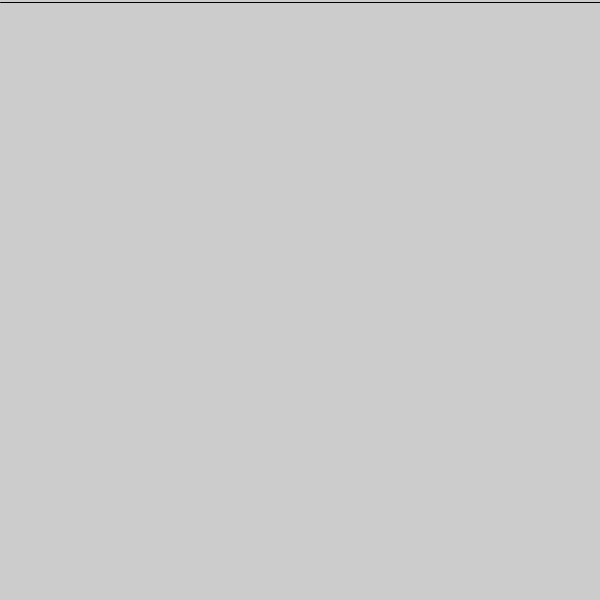
Frame 1 (no input)
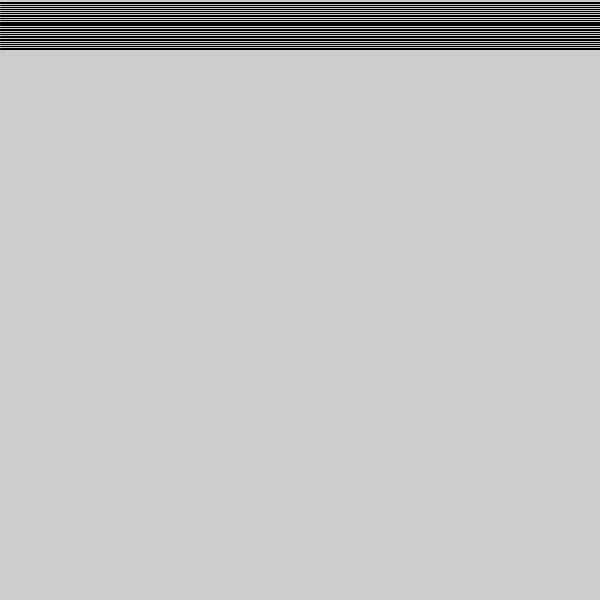
Frame 60 (the mouse pressed at the canvas centre just before this capture)
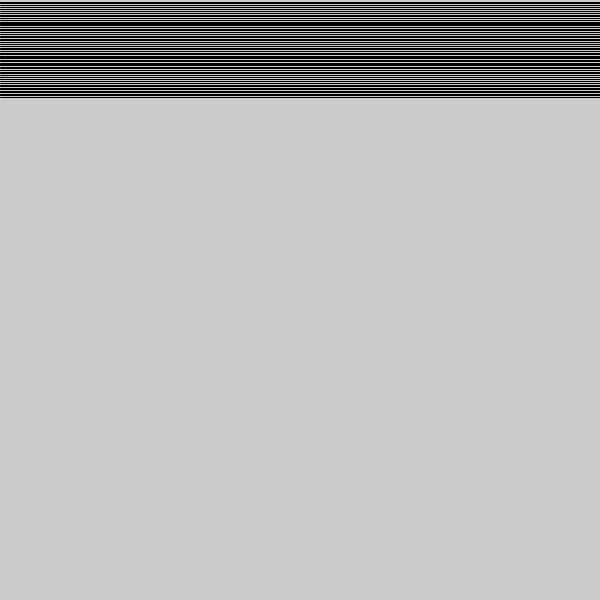
Frame 120 (the mouse held since frame 60 and released just before this capture)

The Processing sketch that drew these frames (run headless with seeded random() and noise(); from frame 60 on, the mouse is pressed at the canvas centre):

// Processing sketch: processing_174210
// ── processing_174210.pde

HLine h1 = new HLine();
float [] speeds = new float[3];
float ypos;

void setup() {
size(600,600);
speeds[0] = 0.1;
speeds[1] = 2.0;
speeds[2] = 0.5;
}

void draw() {
ypos += speeds[int(random(3))];
if (ypos > width) {
ypos = 0;
}
h1.update(ypos);
}

class HLine {
void update(float y) {
line(0,y,width,y);
}
}
